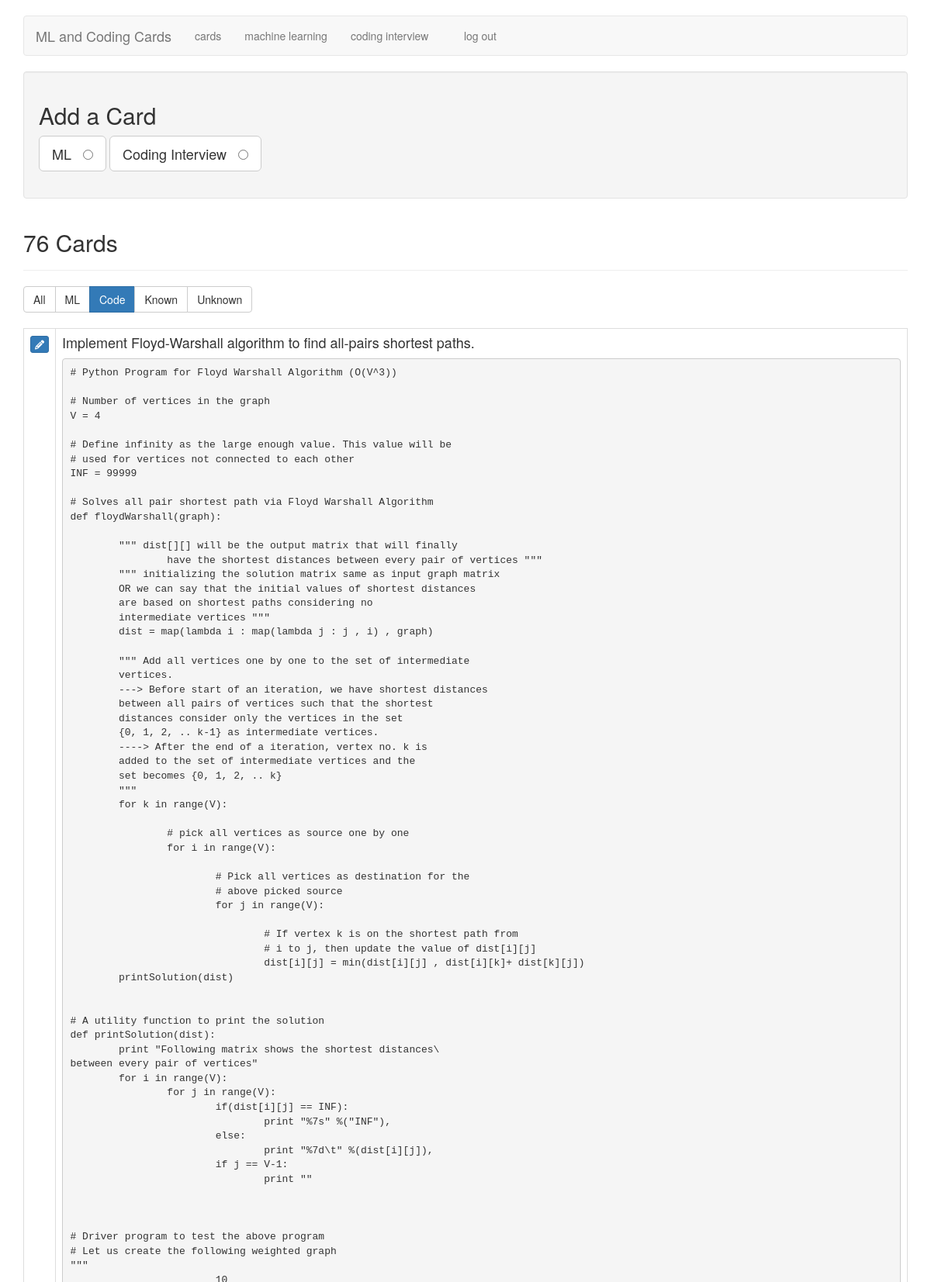
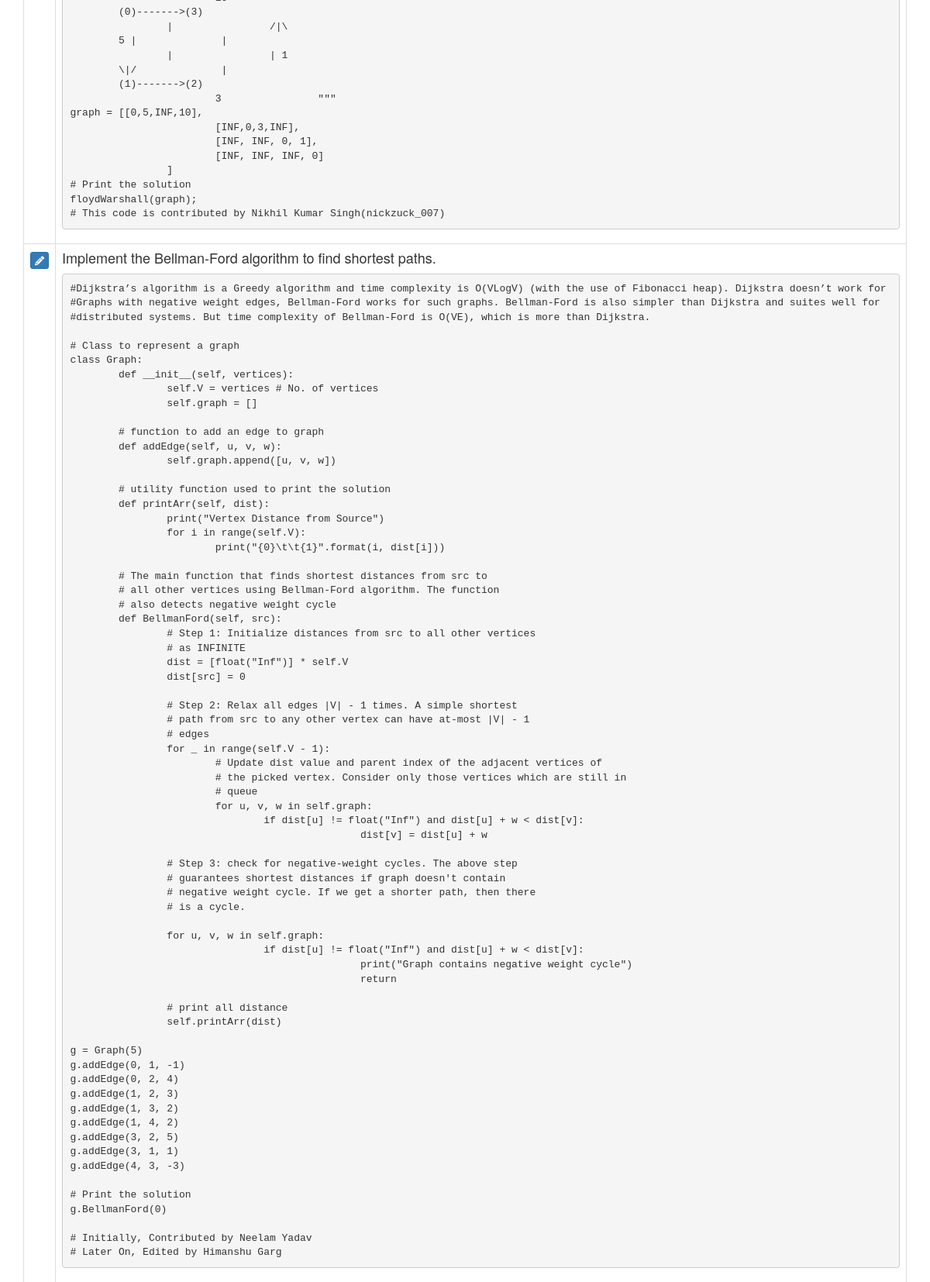
Page /filter_cards/code (signed in, upper part) on the committed database (2 pictures, top to bottom).
### tables this page shows
CREATE TABLE cards (
  id integer primary key autoincrement,
  type tinyint not null, /* 1 for vocab, 2 for code */
  front text not null,
  back text not null,
  known boolean default 0
);

### flash_cards.py (the view)
@app.route('/filter_cards/<filter_name>')
def filter_cards(filter_name):
    if not session.get('logged_in'):
        return redirect(url_for('login'))
    filters = {
        "all":      "where 1 = 1",
        "ML":  "where type = 1",
        "code":     "where type = 2",
        "known":    "where known = 1",
        "unknown":  "where known = 0",
    }
    query = filters.get(filter_name)
    if not query:
        return redirect(url_for('cards'))
    db = get_db()
    fullquery = "SELECT id, type, front, back, known FROM cards " + query + " ORDER BY id DESC"
    cur = db.execute(fullquery)
    cards = cur.fetchall()
    return render_template('cards.html', cards=cards, filter_name=filter_name)

### flash_cards.py (called while the page is built)
def connect_db():
    rv = sqlite3.connect(app.config['DATABASE'])
    rv.row_factory = sqlite3.Row
    return rv

def get_db():
    if not hasattr(g, 'sqlite_db'):
        g.sqlite_db = connect_db()
    return g.sqlite_db

### templates/cards.html (shortened to what this page needs)
{% extends "layout.html" %}
{% block body %}
    <div class="well editPanel">
        <h2>Add a Card</h2>
        <form action="{{ url_for('add_card') }}" method="post" class="cardForm">
            <div class="form-group">
                <label for="ML" class="toggleButton btn btn-default btn-lg">ML &nbsp;
                    <input type="radio" name="type" value="1" id="ML"/>
                </label>
                <label for="code" class="toggleButton btn btn-default btn-lg">Coding Interview &nbsp;
                    <input type="radio" name="type" value="2" id="code"/>
                </label>
            </div>
        </form>
    </div>
    <div class="page-header">
        <h2>{{ cards|length }} Card{{ '' if (cards|length == 1) else 's' }}</h2>
    </div>
    <div class="btn-group btn-group-md" role="group" aria-label="filters">
        <a href="{{ url_for('filter_cards', filter_name="all") }}" class="btn btn-{{ "primary" if filter_name == "all" else "default" }}">All</a>
        <a href="{{ url_for('filter_cards', filter_name="ML") }}" class="btn btn-{{ "primary" if filter_name == "ML" else "default" }}">ML</a>
        <a href="{{ url_for('filter_cards', filter_name="code") }}" class="btn btn-{{ "primary" if filter_name == "code" else "default" }}">Code</a>
        <a href="{{ url_for('filter_cards', filter_name="known") }}" class="btn btn-{{ "primary" if filter_name == "known" else "default" }}">Known</a>
        <a href="{{ url_for('filter_cards', filter_name="unknown") }}" class="btn btn-{{ "primary" if filter_name == "unknown" else "default" }}">Unknown</a>
    </div>
    <br />
    <br />
    <table class="table table-bordered">
        {% for card in cards %}
            <tr>
                <td>
                    <a href="{{ url_for('edit', card_id=card.id) }}" class="btn btn-xs btn-primary"><i class="fa fa-pencil" aria-hidden="true"></i></a>
                </td>
                <td class="cardContent">
                    <h4>
                        {{ card.front }}
                    </h4>
                    {% if card.type == 1 %}
                        {{ card.back|replace("\n", "<br />")|safe }}
                    {% else %}
                        <pre><code>{{ card.back|escape }}</code></pre>
                    {% endif %}
                </td>
            </tr>
        {% else %}
            <tr>
                <td>
                    <em>No cards to show.</em>
                </td>
            </tr>
        {% endfor %}
    </table>
{% endblock %}

### static/style.css (style rules this page uses)
.cardContent h4 { margin-top: 0; }

### rows in the picture
cards: front "Implement Floyd-Warshall algorithm to find all-pairs shortest paths.", back "# Python Program for Floyd Warshall Algorithm (O(V^3)) # Number of vertices in the graph V = 4 # Define infinity as the large enough value. This value will be # used for vertices not connected to each other INF = 99999 # Solves all pair shortest path via Floyd Warshall Algorithm def floydWarshall(graph): \"\"\" dist[][] will be the output matrix that will finally have the shortest distances between every pair of vertices \"\"\" \"\"\" initializing the solution matrix same as input graph matrix OR we can say that the initial values of shortest distances are based on shortest paths considering no intermediate vertices \"\"\" dist = map(lambda i : map(lambda j : j , i) , graph) \"\"\" Add all vertices one by…"
cards: front "Implement the Bellman-Ford algorithm to find shortest paths.", back "#Dijkstra’s algorithm is a Greedy algorithm and time complexity is O(VLogV) (with the use of Fibonacci heap). Dijkstra doesn’t work for #Graphs with negative weight edges, Bellman-Ford works for such graphs. Bellman-Ford is also simpler than Dijkstra and suites well for #distributed systems. But time complexity of Bellman-Ford is O(VE), which is more than Dijkstra. # Class to represent a graph class Graph: def __init__(self, vertices): self.V = vertices # No. of vertices self.graph = [] # function to add an edge to graph def addEdge(self, u, v, w): self.graph.append([u, v, w]) # utility function used to print the solution def printArr(self, dist): print(\"Vertex Distance from Source\") for i…"

### other values in the picture
{{ cards|length }} "76"
{{ '' if (cards|length == 1) else 's' }} "s"
